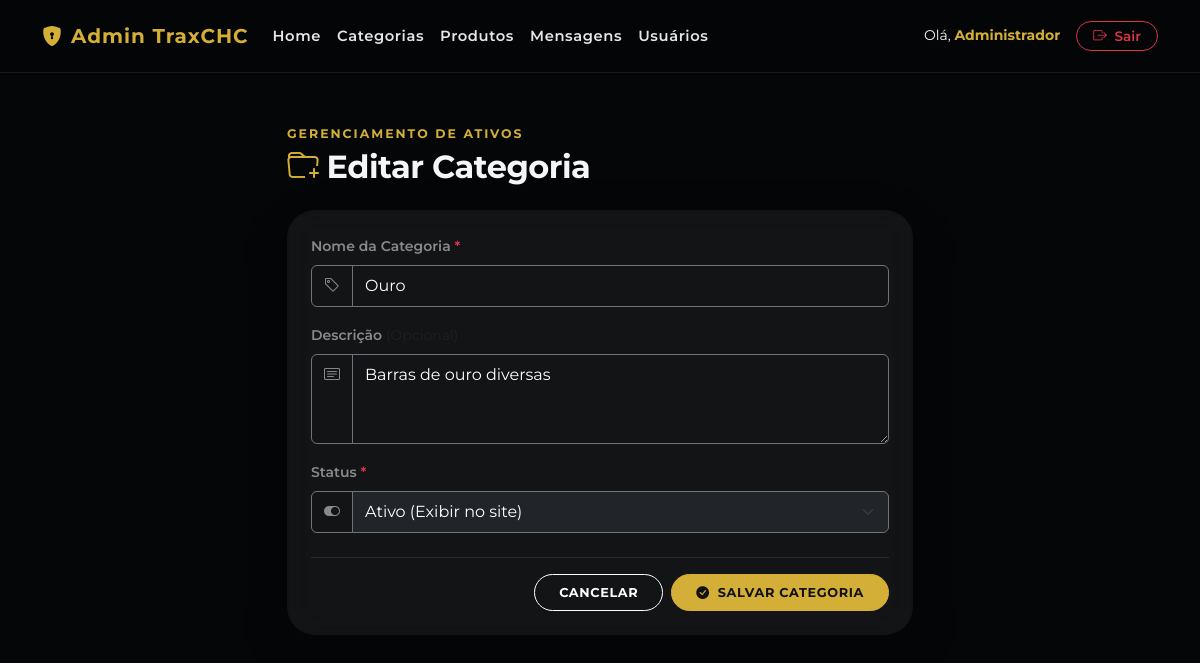
Screenshot of /admin/categoria-formulario.php?id=1 (signed in) with the database file from the repository.
### tables this page shows
CREATE TABLE `categoria` (
  `id` int(11) NOT NULL AUTO_INCREMENT,
  `nome` varchar(100) NOT NULL,
  `descricao` varchar(255) DEFAULT NULL,
  `status` varchar(20) NOT NULL DEFAULT 'Ativo',
  PRIMARY KEY (`id`)
);

### admin/categoria-formulario.php (the view, shortened to what this page needs)
<?php
$db = new db();
$conn = $db->connect();
$id = '';
$nome = '';
$descricao = '';
$status = 'Ativo';
if (isset($_GET['id']) && !empty($_GET['id'])) {
    $id = $_GET['id'];
    $stmt = $conn->prepare("SELECT * FROM categoria WHERE id = :id");
    $stmt->execute(['id' => $id]);
    $categoria = $stmt->fetch();
    if ($categoria) {
        $nome = $categoria['nome'];
        $descricao = $categoria['descricao'] ?? '';
        $status = $categoria['status'] ?? 'Ativo';
    }
}
?>
<!DOCTYPE html>
<html lang="pt-BR">
<head>
    <link href="https://cdn.jsdelivr.net/npm/bootstrap@5.3.0/dist/css/bootstrap.min.css" rel="stylesheet">
    <link rel="stylesheet" href="https://cdn.jsdelivr.net/npm/bootstrap-icons@1.11.3/font/bootstrap-icons.css">
    <link rel="stylesheet" href="../style.css">
</head>
<body class="pb-5">
    <?php include 'header-admin.php'; ?>
    <div class="container my-5" style="max-width: 650px;">
        <div class="mb-4">
            <span class="section-label mb-1">Gerenciamento de Ativos</span>
            <h2 class="fw-bold m-0" style="letter-spacing: -0.5px; color: var(--text-main);">
                <i class="bi bi-folder-plus me-2" style="color: var(--gold);"></i><?= $id ? 'Editar Categoria' : 'Nova Categoria'; ?>
            </h2>
        </div>
        <div class="glass-card shadow-lg border-0 p-4">
            <form action="categoria-formulario.php" method="POST">
                <div class="mb-3">
                    <label class="form-label small fw-semibold mb-2 text-white-50">
                        Nome da Categoria <span class="text-danger">*</span>
                    </label>
                    <div class="input-group">
                        <span class="input-group-text bg-transparent text-white-50 border-secondary"><i class="bi bi-tag"></i></span>
                        <input type="text" class="form-control bg-transparent text-white border-secondary py-2" name="nome" value="<?= htmlspecialchars($nome); ?>" placeholder="Ex: Relógios, Colares, Moedas de Ouro..." required autocomplete="off">
                    </div>
                </div>
                <div class="mb-3">
                    <label class="form-label small fw-semibold mb-2 text-white-50">
                        Descrição <span class="text-muted fw-normal">(Opcional)</span>
                    </label>
                    <div class="input-group">
                        <span class="input-group-text bg-transparent text-white-50 border-secondary align-items-start pt-2"><i class="bi bi-card-text"></i></span>
                        <textarea class="form-control bg-transparent text-white border-secondary py-2" name="descricao" rows="3" placeholder="Pequeno texto descrevendo a categoria..."><?= htmlspecialchars($descricao); ?></textarea>
                    </div>
                </div>
                <div class="mb-4">
                    <label class="form-label small fw-semibold mb-2 text-white-50">
                        Status <span class="text-danger">*</span>
                    </label>
                    <div class="input-group">
                        <span class="input-group-text bg-transparent text-white-50 border-secondary"><i class="bi bi-toggle-on"></i></span>
                        <select class="form-select bg-dark text-white border-secondary py-2" name="status" required style="background-color: rgba(0,0,0,0.5);">
                            <option value="Ativo" <?= $status === 'Ativo' ? 'selected' : ''; ?>>Ativo (Exibir no site)</option>
                        </select>
                    </div>
                </div>
                <div class="d-flex justify-content-end gap-2 pt-2 border-top border-secondary border-opacity-25 pt-3">
                    <a href="categorias.php" class="btn btn-transparente text-uppercase px-4 py-2" style="font-size: 0.8rem; font-weight: 700; letter-spacing: 0.05em; border-radius: 999px;">
                        Cancelar
                    </a>
                    <button type="submit" class="btn btn-gold text-uppercase px-4 py-2 d-flex align-items-center gap-2" style="font-size: 0.8rem; font-weight: 700; letter-spacing: 0.05em;">
                        <i class="bi bi-check-circle-fill"></i> Salvar Categoria
                    </button>
                </div>
            </form>
        </div>
    </div>
</body>
</html>

### style.css (style rules this page uses)
:root { --bg-dark: #050608; --bg-blue: #081524; --bg-blue-2: #0d1d31; --text-main: #f4f6f8; --text-muted: #b8c0cc; --gold: #d4af37; --gold-dark: #b8962e; --card: rgba(255, 255, 255, 0.06); --border: rgba(255, 255, 255, 0.12); }
* { box-sizing: border-box; }
body { font-family: "Montserrat", sans-serif; background: var(--bg-dark); color: var(--text-main); overflow-x: hidden; }
a { text-decoration: none; }
.btn-gold { background: var(--gold); border: 1px solid var(--gold); color: #111; font-weight: 700; border-radius: 999px; padding: 0.9rem 1.4rem; }
.section-label { display: inline-block; text-transform: uppercase; letter-spacing: 0.16em; font-size: 0.78rem; font-weight: 700; color: var(--gold); margin-bottom: 14px; }
.glass-card { background: var(--card); border: 1px solid var(--border); border-radius: 28px; padding: 24px; backdrop-filter: blur(14px); box-shadow: 0 25px 70px rgba(0, 0, 0, 0.25); }
.btn-transparente { background-color: transparent; border: 1px solid #fff; color: #fff; transition: all 0.3s ease; }

### rows the page displays
categoria: nome "Ouro", descricao "Barras de ouro diversas", status "Ativo (Exibir no site)"

### other values shown
$_SESSION['nome_usuario'] "Administrador"
